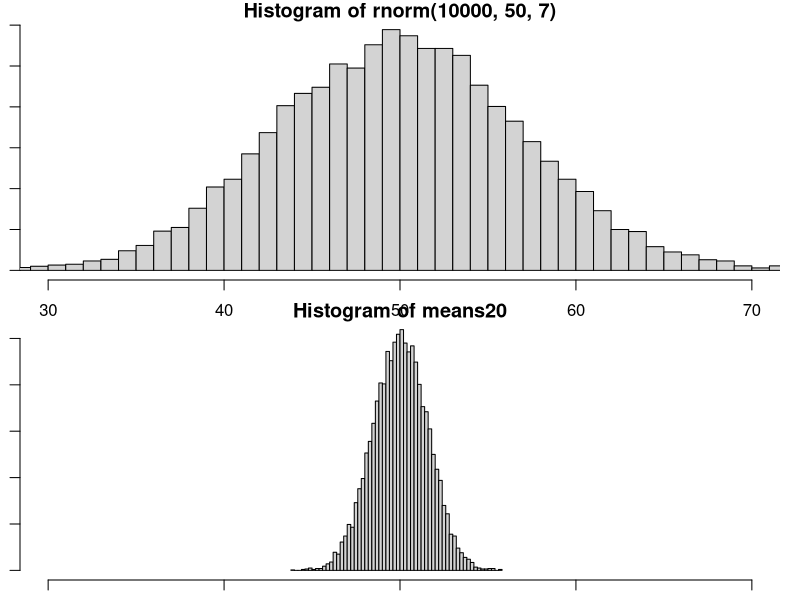

This chart was generated by the following R code:
ptm <- proc.time()
means20<-rep(NA,10000)
for (i in 1:10000){
  samp20<-rnorm(20,50,7)
  means20[i]<-mean(samp20)
}
sd(samp20)
par(mfrow=c(2,1))
par(mar=c(1,1,1,1))
hist(rnorm(10000,50,7),breaks=50,xlim=c(30,70))
hist(means20,breaks=50,xlim=c(30,70))
proc.time() - ptm
